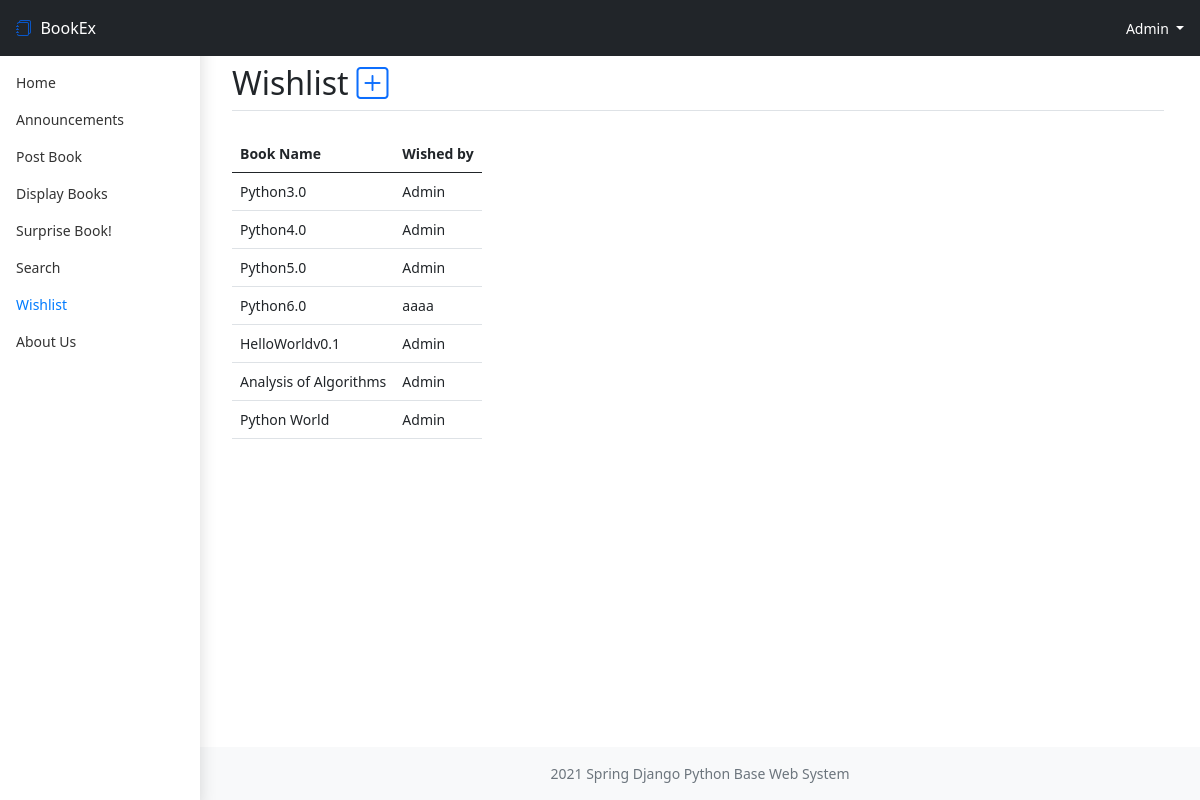
The page /wishlist (signed in) on the database its author committed.
### bookMng/models.py (models this page shows, shortened)
class Wish(models.Model):
    bookName = models.CharField("Book Name", max_length=200)
    theUser = models.ForeignKey(User, blank=True, null=True, on_delete=models.SET_NULL)

### bookMng/views.py (the view)
# urls.py: path('wishlist', views.wishlist, name='wishlist')
@login_required(login_url=reverse_lazy('login'))
def wishlist(request):
    if request.method == 'POST':
        form = WishForm(request.POST)
        if form.is_valid():
            a = form.save(commit=False)
            a.theUser = request.user
            a.save()
            return HttpResponseRedirect('/wishlist')
    else:
        form = WishForm()
    return render(request,
                  'bookMng/wishlist.html',
                  {
                    'title': "Wish List",
                    'form': form,
                    'item_list': MainMenu.objects.all(),
                    'wish_list': Wish.objects.all(),
                    'cart_size': Cart.objects.filter(user=request.user.id).count()
                  })

### bookEx/templates/bookMng/wishlist.html (shortened to what this page needs)
{% extends "base.html" %}
{% load static %}
{% load widget_tweaks %}
{% block header %}
    <div class="d-flex flex-row align-items-center align-self-center">
        <div class="d-flex flex-row mb-0">
            Wishlist
            <div class="ms-2 text-primary" href="#addWish" data-bs-toggle="collapse" role="button" aria-expanded="false" aria-controls="addWish">
                <i class="bi bi-plus-square"></i>
            </div>
        </div>
    </div>
{% endblock header %}
{% block body %}
        <div class="d-flex flex-row flex-wrap justify-content-around justify-content-md-start align-items-stretch">
            <table class="d-inline-flex">
                <tr class="border-dark border-bottom">
                    <th class="p-2">Book Name</th>
                    <th class="p-2">Wished by</th>
                </tr>
                {% for wish in wish_list %}
                    <tr class="border-bottom">
                        <td class="p-2">{{ wish.bookName }}</td>
                        <td class="p-2">{{ wish.theUser.username }}</td>
                    </tr>
                {% endfor %}
            </table>
        </div>
{% endblock body %}

### bookEx/templates/base.html (shortened to what this page needs)
{% load static %}
{% url 'index' as home %}
{% url 'displaybooks' as display_books %}
{% url 'announcements' as announce %}
{% url 'postbook' as post_book %}
{% url 'mybooks' as my_books %}
{% url 'book_search' as search %}
{% url 'suprise_book' as suprise_book %}
{% url 'wishlist' as wish %}
{% url 'aboutus' as about_us %}
<!DOCTYPE html>
<html lang="en" class="h-100">
<head>
    <link rel="stylesheet" href="{% static 'assets/dist/css/bootstrap.min.css' %}">
    <link rel="stylesheet" href="{% static 'css/dashboard.css' %}">
    <link rel="stylesheet" href="https://cdn.jsdelivr.net/npm/bootstrap-icons@1.4.1/font/bootstrap-icons.css">
</head>
<body class="d-flex flex-column h-100">
    <header class=" bg-dark sticky-top container-fluid p-0">
        <div class="row g-0 align-items-center">
            <div class="col">
                    <a class="fs-6 p-3 shadow-none bg-transparent d-inline-flex text-decoration-none" href="/">
                        <i class="bi bi-journals"></i>
                        <pre class="m-0"> </pre>
                        <div class="text-white">BookEx</div>
                    </a>
            </div>
            <div class="col-12 col-md-auto pe-md-2">
                <div class="pb-2 pb-md-0 row g-0 text-end text-white justify-content-center">
                    {% if user.is_authenticated %}
                        <div class="col-auto ps-1 btn-group" role="group">
                            <button id="userBtn" type="button" class="btn btn-primary dropdown-toggle btn-sm border-0 bg-transparent ps-0" data-bs-toggle="dropdown" aria-expanded="false">
                                {{ user.username }}
                            </button>
                        </div>
                    {% endif %}
                </div>
            </div>
        </div>
    </header>
    <div class="container-fluid">
        <div class="row pb-8 g-0">
            <nav id="sidebarMenu" class="col-md-2 d-md-block bg-white sidebar collapse shadow" style="top: 0;">
                <div class="mt-2 pt-5 mt-md-0 pt-md-3 position-sticky">
                    <ul class="nav flex-column">
                        {% block sidenav %}
                            <li class="nav-item">
                                <a class="nav-link {% if request.path == home %}active{% endif %}" href="{{ home }}">Home</a>
                            </li>
                            <li class="nav-item">
                                <a class="nav-link {% if request.path == announce %}active{% endif %}" href="{{ announce }}">Announcements</a>
                            </li>
                            <li class="nav-item">
                                <a class="nav-link {% if request.path == post_book %}active{% endif %}" href="{{ post_book }}">Post Book</a>
                            </li>
                            <li class="nav-item">
                                <a class="nav-link {% if request.path == display_books %}active{% endif %}" href="{{ display_books }}">Display Books</a>
                            </li>
                            <li class="nav-item">
                                <a class="nav-link {% if request.path == suprise_book %}active{% endif %}" href="{{ suprise_book }}">Surprise Book!</a>
                            </li>
                            <li class="nav-item">
                                <a class="nav-link {% if request.path == search %}active{% endif %}" href="{{ search }}">Search</a>
                            </li>
                            <li class="nav-item">
                                <a class="nav-link {% if request.path == wish %}active{% endif %}" href="{{ wish }}">Wishlist</a>
                            </li>
                            <li class="nav-item">
                                <a class="nav-link {% if request.path == about_us %}active{% endif %}" href="{{ about_us }}">About Us</a>
                            </li>
                        {% endblock sidenav %}
                    </ul>
                </div>
            </nav>
            <main class="col-md-10 ms-sm-auto px-md-4 mb-4 mt-2">
                <div class="pb-3">
                    <h2 class="border-bottom pb-2">
                        {% block header %}{% endblock header %}
                    </h2>
                </div>
                {% block body %}{% endblock body %}
            </main>
        </div>
    </div>
    <footer class="footer mt-auto py-3 bg-light col-md-10 ms-md-auto">
        <div class="container" align="center">
            <span class="text-muted">2021 Spring Django Python Base Web System</span>
        </div>
    </footer>
</body>
</html>

### bookEx/static/css/dashboard.css (style rules this page uses)
body { font-size: .875rem; }
.sidebar { position: fixed; top: 0; bottom: 0; left: 0; z-index: 100; padding: 48px 0 0; box-shadow: inset -1px 0 0 rgba(0, 0, 0, .1); }
.sidebar .nav-link { font-weight: 500; color: #333; }
.sidebar .nav-link.active { color: #007bff; }

### rows shown on the page
Wish: bookName "Python3.0", theUser.username "Admin"
Wish: bookName "Python4.0", theUser.username "Admin"
Wish: bookName "Python5.0", theUser.username "Admin"
Wish: bookName "Python6.0", theUser.username "aaaa"
Wish: bookName "HelloWorldv0.1", theUser.username "Admin"
Wish: bookName "Analysis of Algorithms", theUser.username "Admin"
Wish: bookName "Python World", theUser.username "Admin"

### other values the page prints
{{ user.username }} "Admin"
